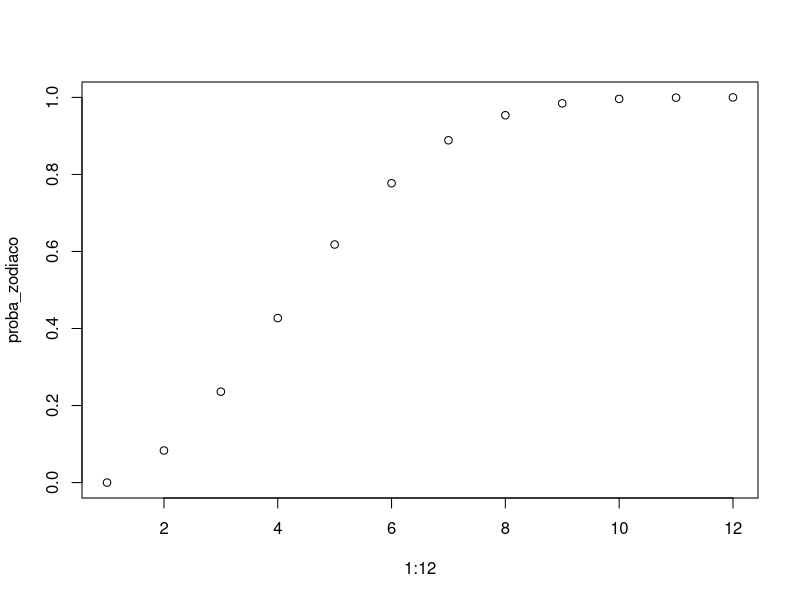

Recreate this plot in R.
## ---- chunk 1
knitr::opts_chunk$set(echo = TRUE)
## ---- chunk 2

proba_zodiaco <- vector()
for (n in 1:12){
  proba_zodiaco <- c(proba_zodiaco,pbirthday(n, classes = 12))
}
proba_zodiaco
## ---- chunk 3
plot(1:12, proba_zodiaco)
